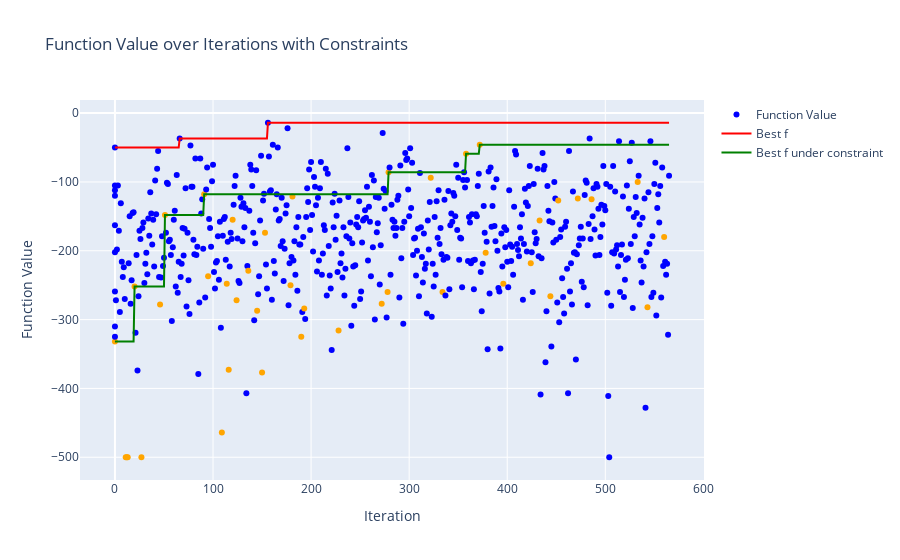

The cell this chart's notebook holds for it:
### Code cell
filename = search_log_files(LOG_DIR, ["2024-08-29", "tanh_3"])[3]
print(filename)
print()

log_file_path = os.path.join(LOG_DIR, filename)
df_merged, settings = parse_and_prepare_data(log_file_path)

print("実験設定")
display(settings)
print()
display(df_merged)

plot_function_values(df_merged)

### Figure 1 — Plotly figure (JSON) as saved in the notebook; plotly's stock layout.template omitted (floating-point values rounded to 4 significant figures; data arrays with more than 128 entries replaced by an {"elided": "..."} marker saying what was removed)
{"data": [{"marker": {"color": {"elided": "575 str values"}}, "mode": "markers", "name": "Function Value", "type": "scatter", "x": {"elided": "575 int values"}, "y": {"elided": "575 int values"}}, {"line": {"color": "red"}, "mode": "lines", "name": "Best f", "type": "scatter", "x": {"elided": "575 int values"}, "y": {"elided": "575 int values"}}, {"line": {"color": "green"}, "mode": "lines", "name": "Best f under constraint", "type": "scatter", "x": {"elided": "575 int values"}, "y": {"elided": "575 int values"}}], "layout": {"showlegend": true, "title": {"text": "Function Value over Iterations with Constraints"}, "xaxis": {"title": {"text": "Iteration"}}, "yaxis": {"title": {"text": "Function Value"}}}}
